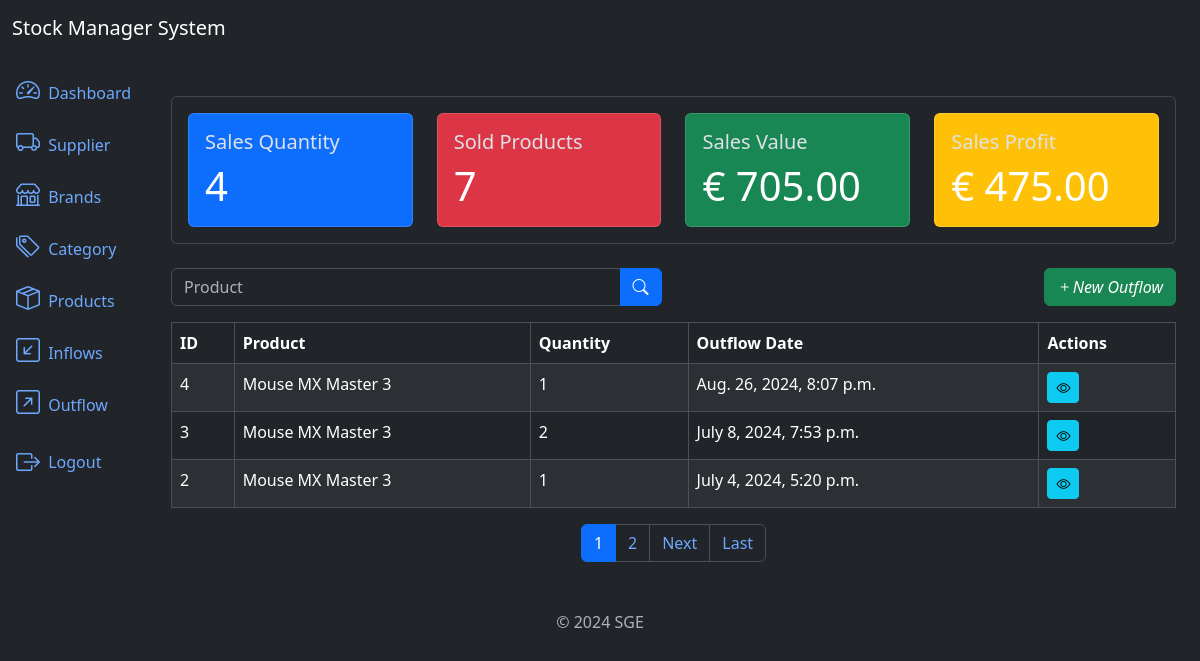
Before: /outflow/list/ (signed in) with the older database file.
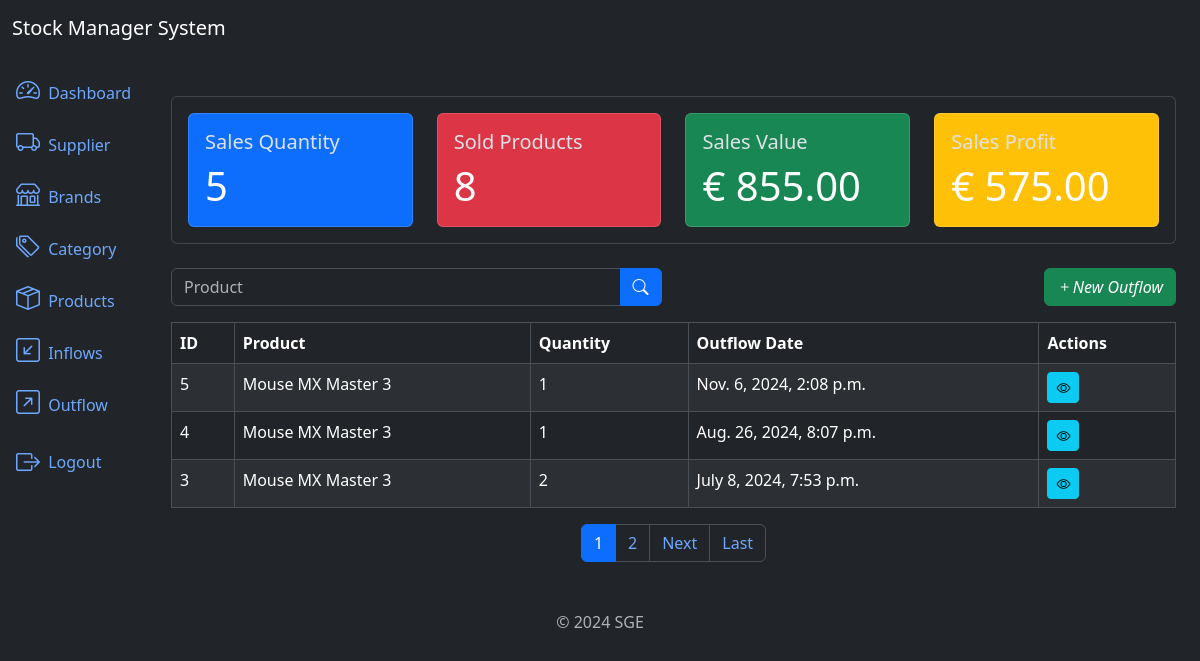
After: the same page with the newer database file.
### outflows/models.py (models this page shows, shortened)
class Outflow(models.Model):
	product = models.ForeignKey(Product, on_delete=models.PROTECT, related_name='outflows')
	quantity = models.IntegerField()
	description = models.TextField(null=True, blank=True)
	created_at = models.DateTimeField(auto_now_add=True)
	updated_at = models.DateTimeField(auto_now=True)
	class Meta:
		ordering = ['-created_at']

### products/models.py (models this page shows)
class Product(models.Model):
	title = models.CharField(max_length=500)
	category = models.ForeignKey(Category, on_delete=models.PROTECT, related_name='products')
	brand = models.ForeignKey(Brand, on_delete=models.PROTECT, related_name='products')
	description = models.TextField(null=True, blank=True)
	serie_number = models.CharField(max_length=200, null=True, blank=True)
	cost_price = models.DecimalField(max_digits=20, decimal_places=2)
	selling_price = models.DecimalField(max_digits=20, decimal_places=2)
	quantity = models.IntegerField(default=0)
	created_at = models.DateTimeField(auto_now_add=True)
	updated_at = models.DateTimeField(auto_now=True)
	class Meta:
		ordering = ['title']
	def __str__(self):
		return self.title

### outflows/views.py (the view)
# urls.py: path('outflow/list/', views.OutflowListView.as_view(), name='outflow_list'),
class OutflowListView(LoginRequiredMixin, ListView):
	model = models.Outflow
	template_name = 'outflow_list.html'
	context_object_name = 'outflows'
	paginate_by = 3
	def get_queryset(self):
		queryset = super().get_queryset()
		product = self.request.GET.get('product')
		if product:
			queryset = queryset.filter(product__title__icontains=product)
		return queryset
	def get_context_data(self, **kwargs):
		context = super().get_context_data(**kwargs)
		context['sales_metrics'] = metrics.get_sales_metrics()
		return context

### sge/metrics.py (called while the page is built)
def get_sales_metrics():
    total_sales = Outflow.objects.count()
    total_products_sold = Outflow.objects.aggregate(total_products_sold=Sum('quantity'))['total_products_sold'] or 0
    total_sales_value = sum(outflow.quantity * outflow.product.selling_price for outflow in Outflow.objects.all())
    total_sales_cost = sum(outflow.quantity * outflow.product.cost_price for outflow in Outflow.objects.all())
    total_sales_profit = total_sales_value - total_sales_cost
    return dict(
        total_sales=number_format(total_sales, force_grouping=True),
        total_products_sold=total_products_sold,
        total_sales_value=number_format(total_sales_value, decimal_pos=2, force_grouping=True),
        total_sales_profit=number_format(total_sales_profit, decimal_pos=2, force_grouping=True),
    )

### outflows/templates/outflow_list.html (shortened to what this page needs)
{% extends 'base.html' %}
{% block content %}
    {% include 'components/_sales_metrics.html' %}
    <div class="row mb-3">
        <div class="col-md-6">
            <form method="get" action="{% url 'outflow_list' %}">
                <div class="input-group">
                    <input type="text" class="form-control" name="product" placeholder="Product"
                           value="{{ request.GET.product }}">
                    <button type="submit" class="btn btn-primary"><i class="bi bi-search"></i></button>
                </div>
            </form>
        </div>
        <div class="col mb-6">
            <a href="{% url 'outflow_create' %}" class="btn btn-success float-end">
                <i class="bi bi-plus">New Outflow</i>
            </a>
        </div>
    </div>
    <div class="table-responsive">
        <table class="table table-striped table-bordered">
            <thead class="thead-dark">
            <tr>
                <th>ID</th>
                <th>Product</th>
                <th>Quantity</th>
                <th>Outflow Date</th>
                <th>Actions</th>
            </tr>
            </thead>
            <tbody>
            {% for outflow in outflows %}
                <tr>
                    <td>{{ outflow.id }}</td>
                    <td>{{ outflow.product }}</td>
                    <td>{{ outflow.quantity }}</td>
                    <td>{{ outflow.created_at }}</td>
                    <td>
                        <a href="{% url 'outflow_detail' outflow.id %}" class="btn btn-info btn-sm"><i
                                class="bi bi-eye"></i></a>
                    </td>
                </tr>
            {% endfor %}
            </tbody>
        </table>
        {% include 'components/_pagination.html' %}
    </div>
{% endblock %}

Changed rows visible on the page:
no longer on this page (row unchanged): Outflow: id "2", product "Mouse MX Master 3", quantity "1", created_at "July 4, 2024, 5:20 p.m."
added Outflow: id "5", product "Mouse MX Master 3", quantity "1", created_at "Nov. 6, 2024, 2:08 p.m."
Other visible differences:
{{ sales_metrics.total_sales }}: "4" → "5"
{{ sales_metrics.total_products_sold }}: "7" → "8"
{{ sales_metrics.total_sales_value }}: "705.00" → "855.00"
{{ sales_metrics.total_sales_profit }}: "475.00" → "575.00"
